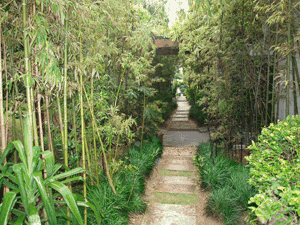
#> input picture testLib/alley/1.jpg, 300 x 225 px, found by its file name
$ python Watershed.py
#> lines starting #> are read from the running program, lines starting #| are printed output that depends on the picture
# _*_ coding: utf-8 _*_
import numpy as np
import cv2

frame = cv2.imread('./testLib/High/1.jpg')
#> frame is the input picture: shape (225, 300, 3); mean B, G, R 83.5, 132.3, 119

gray = cv2.cvtColor(frame, cv2.COLOR_BGR2GRAY)
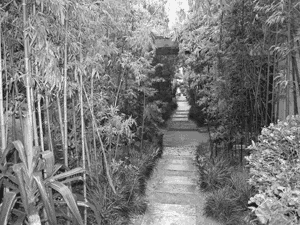
#> gray: shape (225, 300); min 27, max 244, mean 122.8

#

$ run again, with testLib/alley/0.jpg copied over testLib/alley/1.jpg
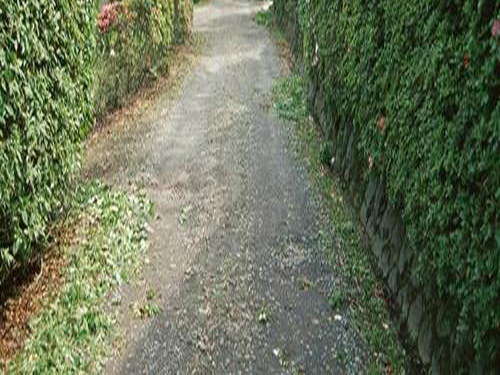
#> input picture testLib/alley/0.jpg, 500 x 375 px, found by its file name
#> frame is the input picture: shape (375, 500, 3); mean B, G, R 87.4, 113.3, 104.1
#> `gray = cv2.cvtColor(frame, cv2.COLOR_BGR2GRAY)`:
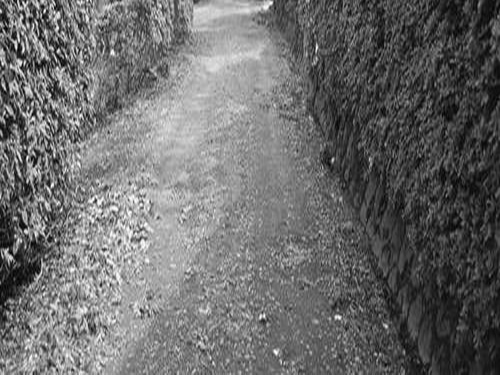
#> gray: shape (375, 500); min 0, max 254, mean 107.6

$ run again, with testLib/alley/10.jpg copied over testLib/alley/1.jpg
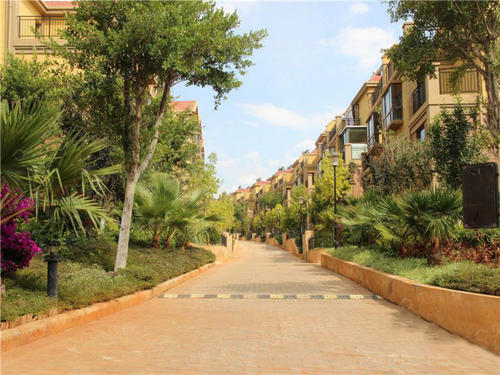
#> input picture testLib/alley/10.jpg, 500 x 375 px, found by its file name
#> frame is the input picture: shape (375, 500, 3); mean B, G, R 96.4, 134.8, 149.3
#> `gray = cv2.cvtColor(frame, cv2.COLOR_BGR2GRAY)`:
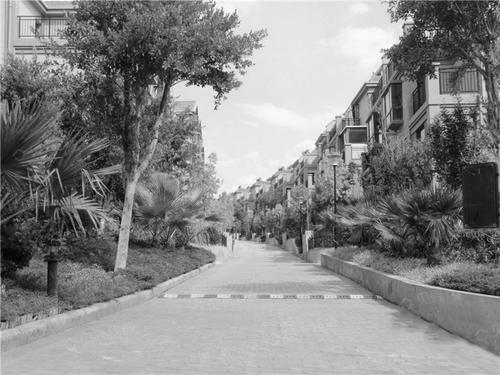
#> gray: shape (375, 500); min 1, max 254, mean 134.8

$ run again, with testLib/alley/2.jpg copied over testLib/alley/1.jpg
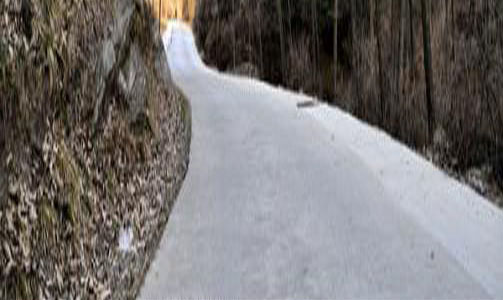
#> input picture testLib/alley/2.jpg, 503 x 300 px, found by its file name
#> frame is the input picture: shape (300, 503, 3); mean B, G, R 113, 113.8, 117.4
#> `gray = cv2.cvtColor(frame, cv2.COLOR_BGR2GRAY)`:
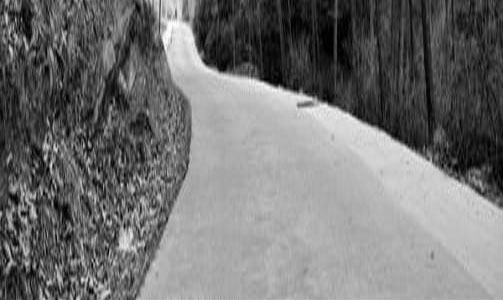
#> gray: shape (300, 503); min 0, max 254, mean 114.8
